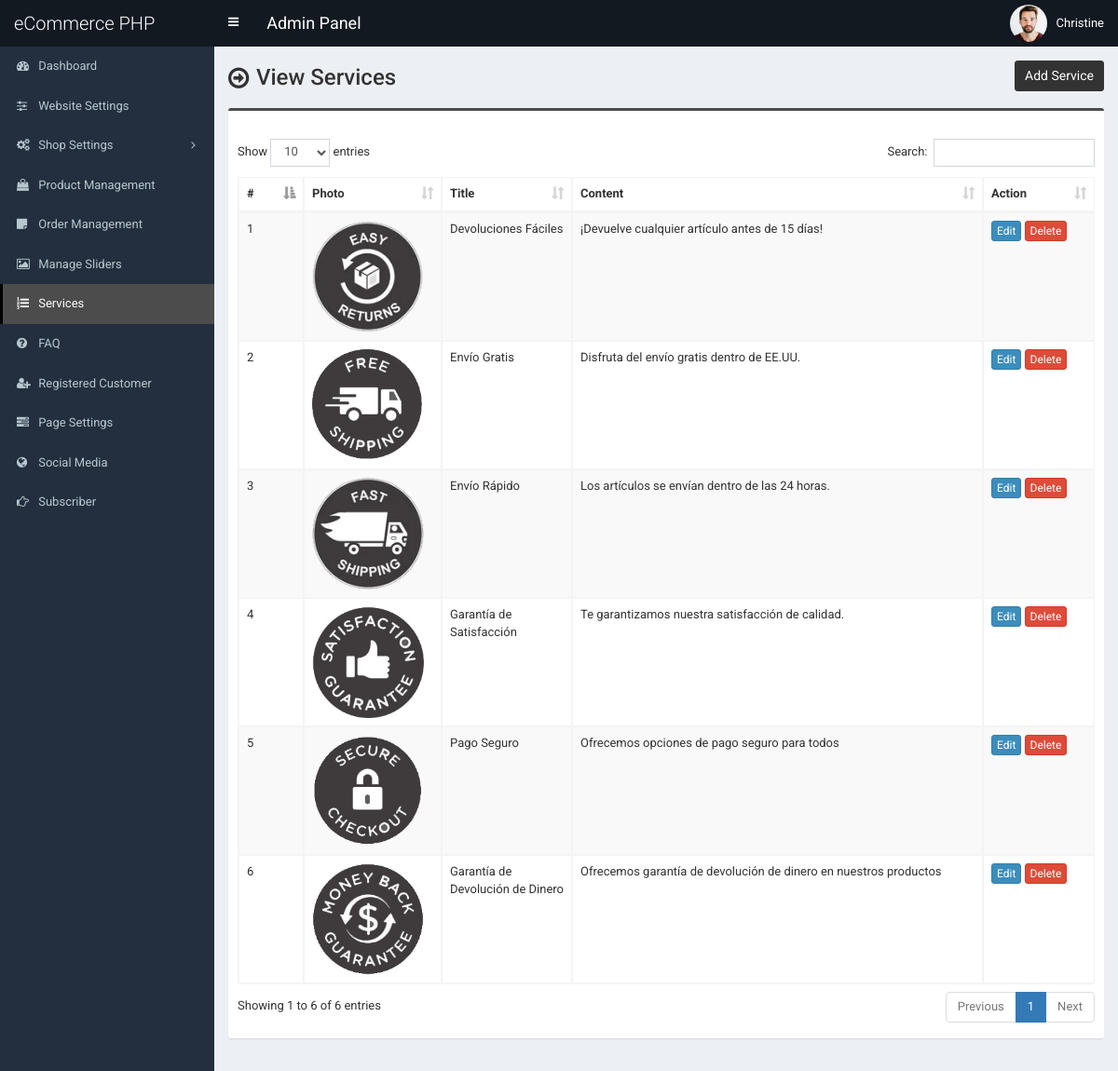
Screenshot of /admin/service.php (signed in) with the database file from the repository.
### tables this page shows
CREATE TABLE `tbl_service` (
  `id` int(11) NOT NULL,
  `title` varchar(255) NOT NULL,
  `content` text NOT NULL,
  `photo` varchar(255) NOT NULL
);

### admin/service.php (the view, shortened to what this page needs)
<?php require_once('header.php'); ?>
<section class="content-header">
	<div class="content-header-left">
		<h1>View Services</h1>
	</div>
	<div class="content-header-right">
		<a href="service-add.php" class="btn btn-primary btn-sm">Add Service</a>
	</div>
</section>
<section class="content">
	<div class="row">
		<div class="col-md-12">
			<div class="box box-info">
				<div class="box-body table-responsive">
					<table id="example1" class="table table-bordered table-hover table-striped">
						<thead>
							<tr>
								<th width="30">#</th>
								<th>Photo</th>
								<th width="100">Title</th>
								<th>Content</th>
								<th width="80">Action</th>
							</tr>
						</thead>
						<tbody>
							<?php
							$i=0;
							$statement = $pdo->prepare("SELECT * FROM tbl_service");
							$statement->execute();
							$result = $statement->fetchAll(PDO::FETCH_ASSOC);
							foreach ($result as $row) {
								$i++;
								?>
								<tr>
									<td><?php echo $i; ?></td>
									<td style="width:130px;"><img src="../assets/uploads/<?php echo $row['photo']; ?>" alt="<?php echo $row['title']; ?>" style="width:120px;"></td>
									<td><?php echo $row['title']; ?></td>
									<td><?php echo $row['content']; ?></td>
									<td>
										<a href="service-edit.php?id=<?php echo $row['id']; ?>" class="btn btn-primary btn-xs">Edit</a>
										<a href="#" class="btn btn-danger btn-xs" data-href="service-delete.php?id=<?php echo $row['id']; ?>" data-toggle="modal" data-target="#confirm-delete">Delete</a>
									</td>
								</tr>
								<?php
							}
							?>
						</tbody>
					</table>
				</div>
			</div>
		</div>
	</div>
</section>
<?php require_once('footer.php'); ?>

### admin/style.css (style rules this page uses)
body { font-size: 13px; font-family: "Roboto", sans-serif; }
.content-header > h1, .content-header .content-header-left h1 { font-family: "Roboto", sans-serif; }
.box-info { padding-top: 20px; }
.content-header { overflow: hidden; }
.content-header .content-header-left { float: left; padding-top: 5px; }
.content-header .content-header-right { float: right; }
.content-header .content-header-left h1 { margin-top: 0; margin-bottom: 0; padding-left: 30px; padding-bottom: 5px; font-size: 24px; position: relative; }
.content-header .content-header-left h1:before { position: absolute; top: 0; left: 0; font-family: "FontAwesome", sans-serif; font-size: 26px; content: "\f18e"; }
.content-header .content-header-right a { position: relative; font-size: 14px; }
.box.box-info { border-top-color: #4c4c4c; }
.content-header .content-header-right a { background-color: #333333; border-color: #333333; }

### rows the page displays
tbl_service: photo (picture), title "Devoluciones Fáciles", content "¡Devuelve cualquier artículo antes de 15 días!"
tbl_service: photo (picture), title "Envío Gratis", content "Disfruta del envío gratis dentro de EE.UU."
tbl_service: photo (picture), title "Envío Rápido", content "Los artículos se envían dentro de las 24 horas."
tbl_service: photo (picture), title "Garantía de Satisfacción", content "Te garantizamos nuestra satisfacción de calidad."
tbl_service: photo (picture), title "Pago Seguro", content "Ofrecemos opciones de pago seguro para todos"
tbl_service: photo (picture), title "Garantía de Devolución de Dinero", content "Ofrecemos garantía de devolución de dinero en nuestros productos"

### other values shown
$_SESSION['user']['full_name'] "Christine"
